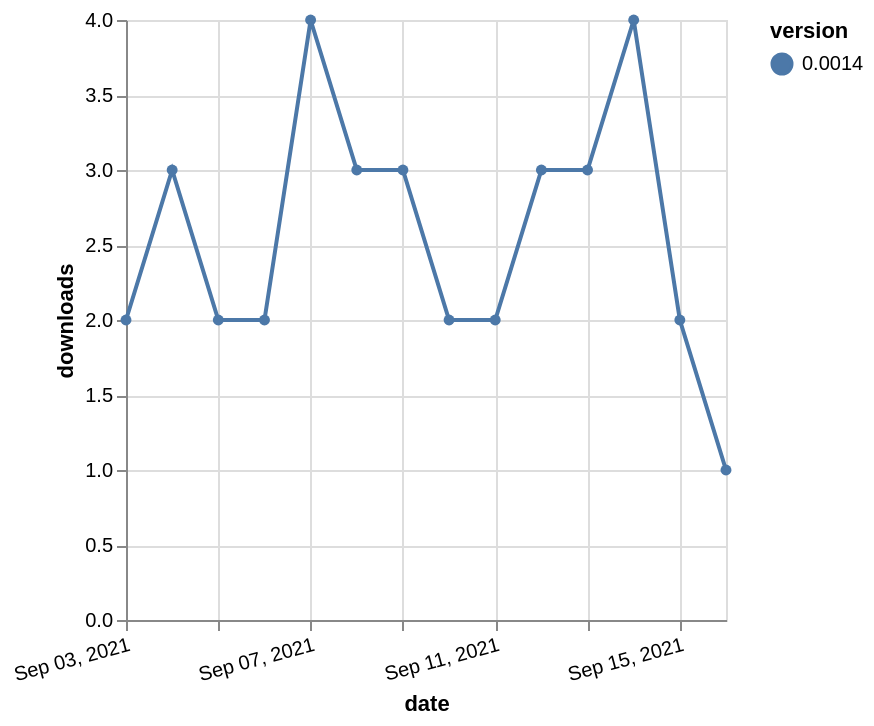

This figure's Vega-Lite source:
### Vega-Lite specification from a JSON file in a GitHub repository (floating-point values rounded to 4 significant figures)
{"$schema": "https://vega.github.io/schema/vega-lite/v5.json", "description": "A simple bar chart with embedded data.", "data": {"values": [{"date": "2021-09-03", "total": 1940, "delta": 2, "version": "0.0014"}, {"date": "2021-09-04", "total": 1943, "delta": 3, "version": "0.0014"}, {"date": "2021-09-05", "total": 1945, "delta": 2, "version": "0.0014"}, {"date": "2021-09-06", "total": 1947, "delta": 2, "version": "0.0014"}, {"date": "2021-09-07", "total": 1951, "delta": 4, "version": "0.0014"}, {"date": "2021-09-08", "total": 1954, "delta": 3, "version": "0.0014"}, {"date": "2021-09-09", "total": 1957, "delta": 3, "version": "0.0014"}, {"date": "2021-09-10", "total": 1959, "delta": 2, "version": "0.0014"}, {"date": "2021-09-11", "total": 1961, "delta": 2, "version": "0.0014"}, {"date": "2021-09-12", "total": 1964, "delta": 3, "version": "0.0014"}, {"date": "2021-09-13", "total": 1967, "delta": 3, "version": "0.0014"}, {"date": "2021-09-14", "total": 1971, "delta": 4, "version": "0.0014"}, {"date": "2021-09-15", "total": 1973, "delta": 2, "version": "0.0014"}, {"date": "2021-09-16", "total": 1974, "delta": 1, "version": "0.0014"}]}, "width": "container", "mark": {"type": "line", "point": {"filled": true}}, "encoding": {"x": {"field": "date", "type": "temporal", "timeUnit": "yearmonthdate", "title": "date", "axis": {"labelAngle": -15}}, "y": {"field": "delta", "type": "quantitative", "title": "downloads"}, "color": {"field": "version", "type": "nominal"}, "tooltip": {"field": "delta"}}}
